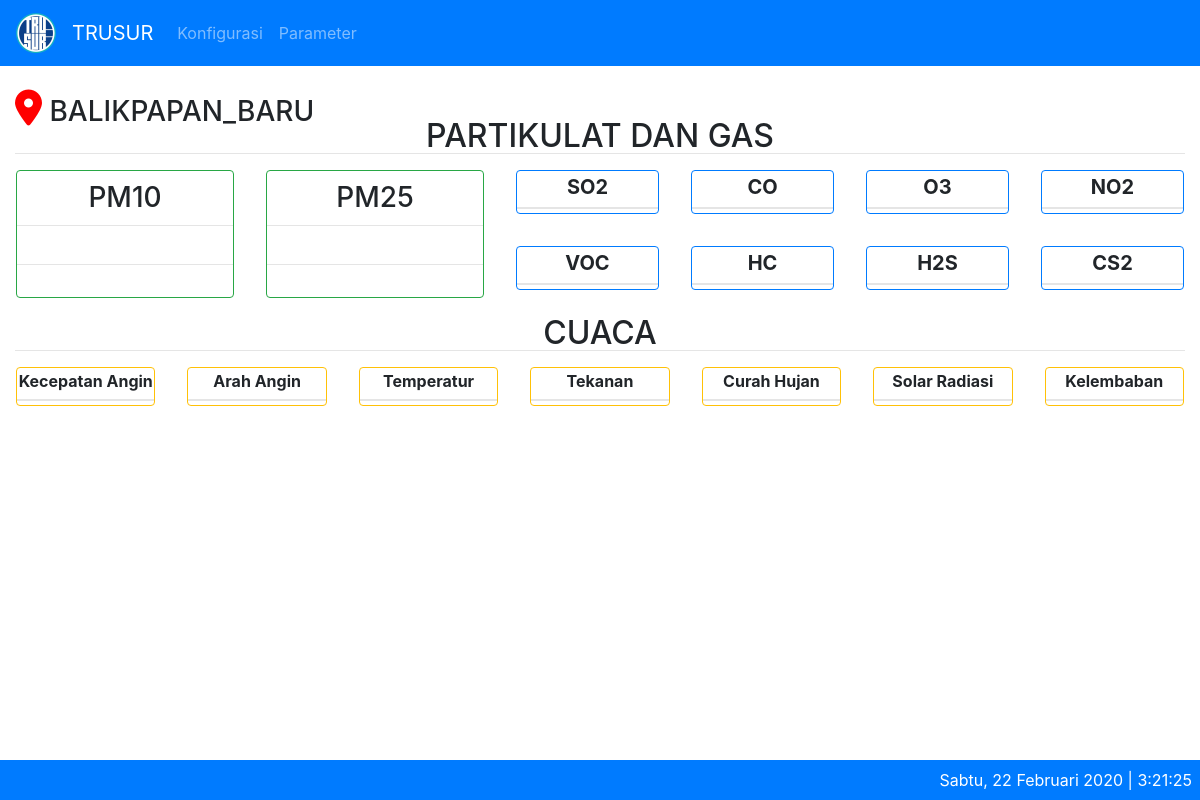
The page / on the database its author committed.
### tables this page shows
CREATE TABLE IF NOT EXISTS `aqm_params` (
  `id` int(11) NOT NULL AUTO_INCREMENT,
  `param_id` varchar(10) NOT NULL,
  `caption` varchar(100) NOT NULL,
  `default_unit` varchar(10) NOT NULL,
  `satuan` VARCHAR(20) NOT NULL,
  `formula` varchar(255) DEFAULT NULL,
  `is_view` smallint(6) NOT NULL,
  `xtimestamp` timestamp NOT NULL DEFAULT current_timestamp() ON UPDATE current_timestamp(),
  PRIMARY KEY (`id`),
  UNIQUE KEY `param_id` (`param_id`)
);

### application/libraries/Temp_frontend.php (called while the page is built)
<?php
Class Temp_frontend{
	var $template_data = array();
	function set($name, $value){
		$this->template_data[$name] = $value;
	}
	function load($temp_frontend = '', $view = '', $view_data = array(), $return = FALSE){
		$this->CI =& get_instance();
		$this->set('contents', $this->CI->load->view($view, $view_data, TRUE));
		return $this->CI->load->view($temp_frontend, $this->template_data, $return);
	}
}

### application/controllers/Home.php (called while the page is built, shortened)
<?php
class Home extends CI_Controller {
	public function index()
	{
		$data['title'] = 'AQM';
		$data['all'] = $this->getdata_m->getall();
		$data['partikulats'] = $this->getdata_m->getParamsPartikulat();
		$data['partikulatflows'] = $this->getdata_m->getParamsPartikulatFlow();
		$data['gass'] = $this->getdata_m->getParamsGas();
		$data['cuacas'] = $this->getdata_m->getParamsCuaca();
		$data['configurations'] = $this->getdata_m->getConfigurations();
		$this->temp_frontend->load('master/theme/theme', 'master/home/home', $data);
	}
}

### index.php (called while the page is built, shortened)
<?php
require_once BASEPATH.'core/CodeIgniter.php';

### application/models/Getdata_m.php (called while the page is built, shortened)
<?php
class Getdata_m extends CI_Model {
	public function getAll($id = FALSE)
	{
		if($id === FALSE)
		{
			$this->db->order_by('id', 'DESC');
			$this->db->limit('1');
			$query = $this->db->get('aqm_sensor_values');
			return $query->result_array();
		}
		$query = $this->db->get_where('aqm_sensor_values', array('id' => $id));
		return $query->row_array();
	}
	public function getParamsPartikulat($id = FALSE)
	{
		if($id === FALSE)
		{
			$partikulat = array('pm10','pm25');
			$this->db->order_by('id', 'ASC');
			$this->db->where('is_view', '1');
			$this->db->where_in('param_id', $partikulat);
			$query = $this->db->get('aqm_params');
			return $query->result_array();
		}
		$query = $this->db->get_where('aqm_params', array('id' => $id));
		return $query->row_array();
	}
	public function getParamsPartikulatFlow($id = FALSE)
	{
		if($id === FALSE)
		{
			$partikulatflow = array('pm10_flow','pm25_flow');
			$this->db->order_by('id', 'ASC');
			$this->db->where('is_view', '1');
			$this->db->where_in('param_id', $partikulatflow);
			$query = $this->db->get('aqm_params');
			return $query->result_array();
		}
		$query = $this->db->get_where('aqm_params', array('id' => $id));
		return $query->row_array();
	}
	public function getParamsGas($id = FALSE)
	{
		if($id === FALSE)
		{
			$gas = array('so2','co','o3','no2','voc','hc','h2s','cs2');
			$this->db->order_by('id', 'ASC');
			$this->db->where('is_view', '1');
			$this->db->where_in('param_id', $gas);
			$query = $this->db->get('aqm_params');
			return $query->result_array();
		}
		$query = $this->db->get_where('aqm_params', array('id' => $id));
		return $query->row_array();
	}
	public function getParamsCuaca($id = FALSE)
	{
		if($id === FALSE)
		{
			$cuaca = array('WindSpeed','WindDir','TempIn','TempOut','Barometer','RainDay','RainRate','SolarRad','HumIn','HumOut');
			$this->db->order_by('id', 'ASC');
			$this->db->where('is_view', '1');
			$this->db->where_in('param_id', $cuaca);
			$query = $this->db->get('aqm_params');
			return $query->result_array();
		}
		$query = $this->db->get_where('aqm_params', array('id' => $id));
		return $query->row_array();
	}
}

### application/views/master/home/home.php (the view, shortened to what this page needs)
<div class="container-fluid">
  <br>
  <h3 class="text-left"><i class='fas fa-map-marker-alt' style='font-size:36px;color:red'></i> <?=$configurations["sta_nama"];?></h3>
  <div style="margin-top: -20px;">
    <div class="text-center">
      <h2>PARTIKULAT DAN GAS</h2>
      <hr style="margin-top: -10px;margin-bottom: 0px;">
    </div>
    <div class="row text-center">
      <div class="col-sm-5">
        <div class="row justify-content-center">
        <?php foreach($partikulats as $partikulat) : ?>
          <div class="col-sm-6 p-3">
            <div class="card border border-success">
              <h3 style="margin-top: 10px;"><?= $partikulat['caption'] ?></h3>
              <hr style="margin-top: 2px; margin-bottom: 11px;">
              <hr style="margin-bottom: 4px;margin-top: 11px;">
            </div>
          </div>
        <?php endforeach ?>
        </div>
      </div>
      <div class="col-sm-7">
        <div class="row justify-content-center">
        <?php foreach($gass as $gas) : ?>
          <div class="col-sm-3 p-3">
            <div class="card border border-primary">
              <h5 class="font-weight-bold" style="margin-top: 4px;"><?= $gas['caption'] ?></h5>
              <hr style="margin-top: 0px; margin-bottom: -4px;">
              <hr style="margin-bottom: 0px; margin-top: -4px;">
            </div>
          </div>
        <?php endforeach ?>
        </div>
      </div>
    </div>
    <div class="text-center">
      <h2>CUACA</h2>
      <hr style="margin-top: -10px;margin-bottom: 0px;">
    </div>
    <div class="row text-center">
      <div class="col-sm">
        <div class="row justify-content-center">
        <?php foreach($cuacas as$cuaca) : ?>
          <div class="col-sm p-3">
            <div class="card border border-warning">
              <h6 class="font-weight-bold" style="margin-top: 4px;"><?= $cuaca['caption'] ?></h6>
              <hr style="margin-top: 0px; margin-bottom: -4px;">
              <hr style="margin-bottom: 0px; margin-top: -4px;">
            </div>
          </div>
        <?php endforeach ?>
        </div>
      </div>
    </div>
  </div>
</div>

### rows shown on the page
aqm_params: caption "PM10"
aqm_params: caption "PM25"
aqm_params: caption "SO2"
aqm_params: caption "CO"
aqm_params: caption "O3"
aqm_params: caption "NO2"
aqm_params: caption "VOC"
aqm_params: caption "HC"
aqm_params: caption "H2S"
aqm_params: caption "CS2"
aqm_params: caption "Kecepatan Angin"
aqm_params: caption "Arah Angin"
aqm_params: caption "Temperatur"
aqm_params: caption "Tekanan"
aqm_params: caption "Curah Hujan"
aqm_params: caption "Solar Radiasi"
aqm_params: caption "Kelembaban"

### other values the page prints
$configurations["sta_nama"] "BALIKPAPAN_BARU"
